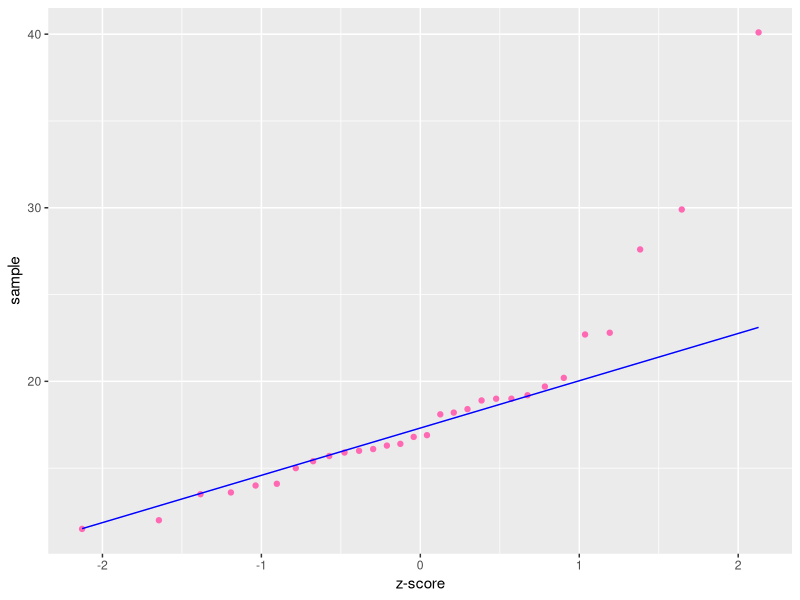
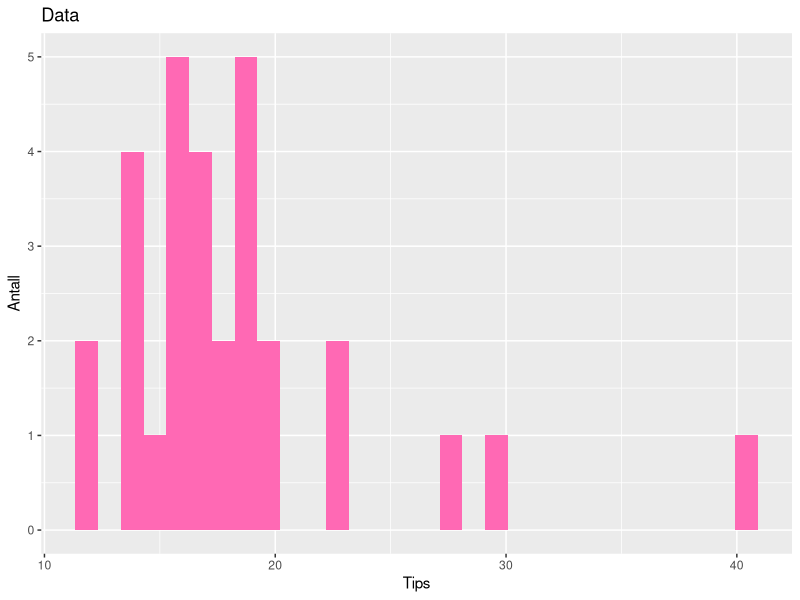

The R source for these figures, in order:
#skal lage en bootstrapping
library(boot)
library(tidyverse)
#liste over tips til en resturant. Da n er liten, må vi bruke bootstrapping
data = c(22.7, 16.3, 13.6, 16.8, 29.9, 15.9, 14.0, 15.0,
         14.1, 18.1, 22.8, 27.6, 16.4, 16.1, 19.0, 13.5,
         18.9, 20.2, 19.7, 18.2, 15.4, 15.7, 19.0, 11.5,
         18.4, 16.0, 16.9, 12.0, 40.1, 19.2)
tip_frame = data.frame(tips = data)
print(tip_frame)
#lager et qq-plot for å skjekke normalantagelsen


ggplot(tip_frame) + geom_qq(aes(sample = tips),color = "hotpink") + geom_qq_line(aes(sample = tips ),color = "blue")  +   labs(x = "z-score", y = "sample")
#Av qq-plotet ser vi at fordelingen er positivt skjev. Når vi finner median og forventningsverdi, ser vi at median < forventingsverdi, som bekreftere positiv skjevhet i fordelingen

#lager også et histogram, så den skjeve fordelingen komemr tydligere frem

ggplot(tip_frame) + geom_histogram(aes(sample(tips)), fill = "hotpink") + labs(x = "Tips", y = "Antall", title = "Data")
info = function(x){
  
  return(c(mean =  mean(x), st = sd(x),median = median(x)))
  
}

print(info(tip_frame$tips))

#Trimmed mean -> forventingsverdi der man fjerner ekstremverdiene

#Definerer en funksjon, som regner gjennomsnittet av datasettet x, og gjør gjennomsnittet av observasjonene trukket ut til bootstrapputvalget
my_mean = function(x,i){mean(x[i])}

set.seed(1) #gjør at vi får tilbakelegging av dataene våre. 

mean.boot = boot(data = tip_frame$tips,
                 statistic = my_mean,
                 R = 10000)

print(mean.boot)
print(info(tip_frame$tips))
